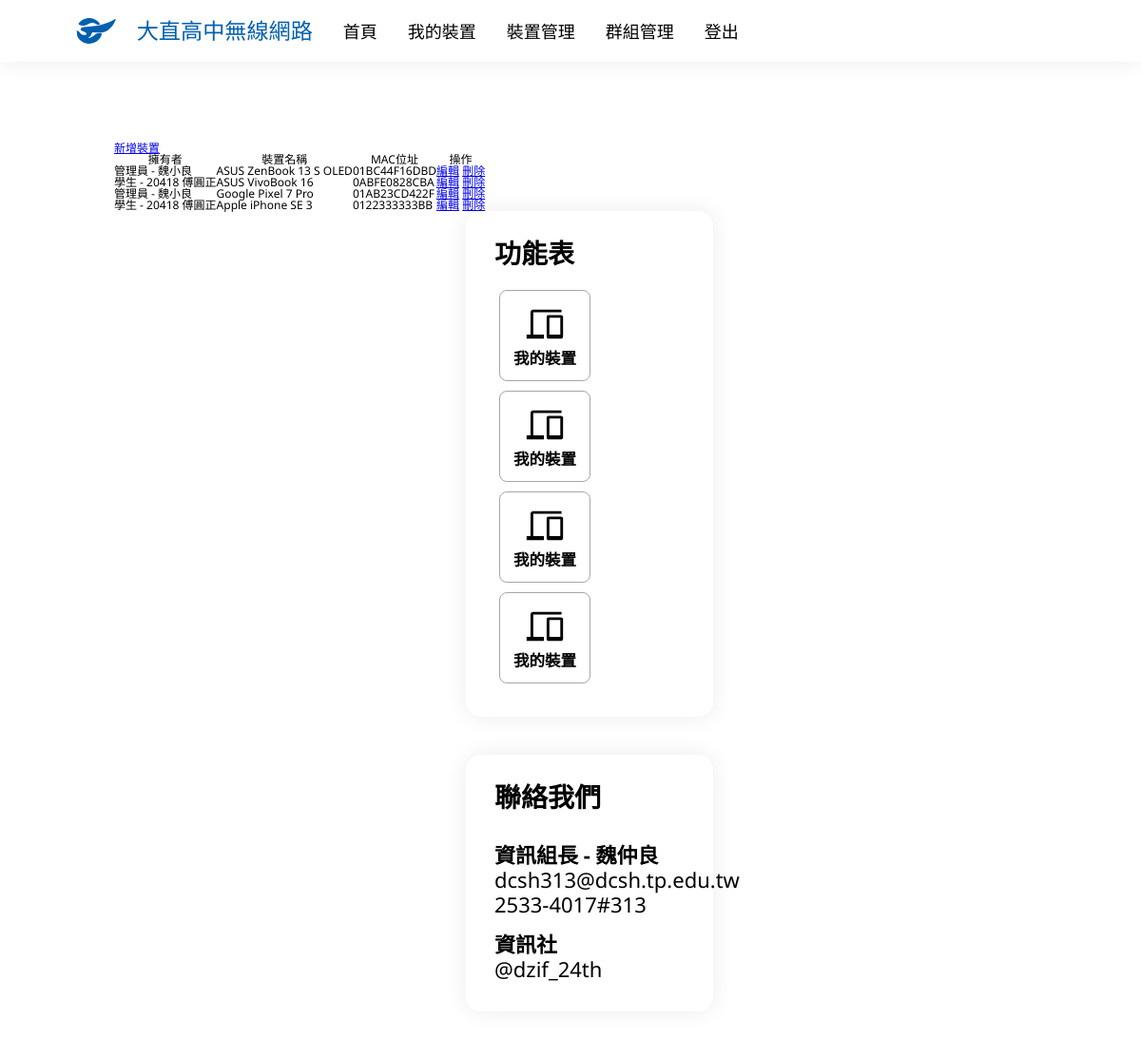
/manage/ (signed in), run on an earlier commit of the app's database.
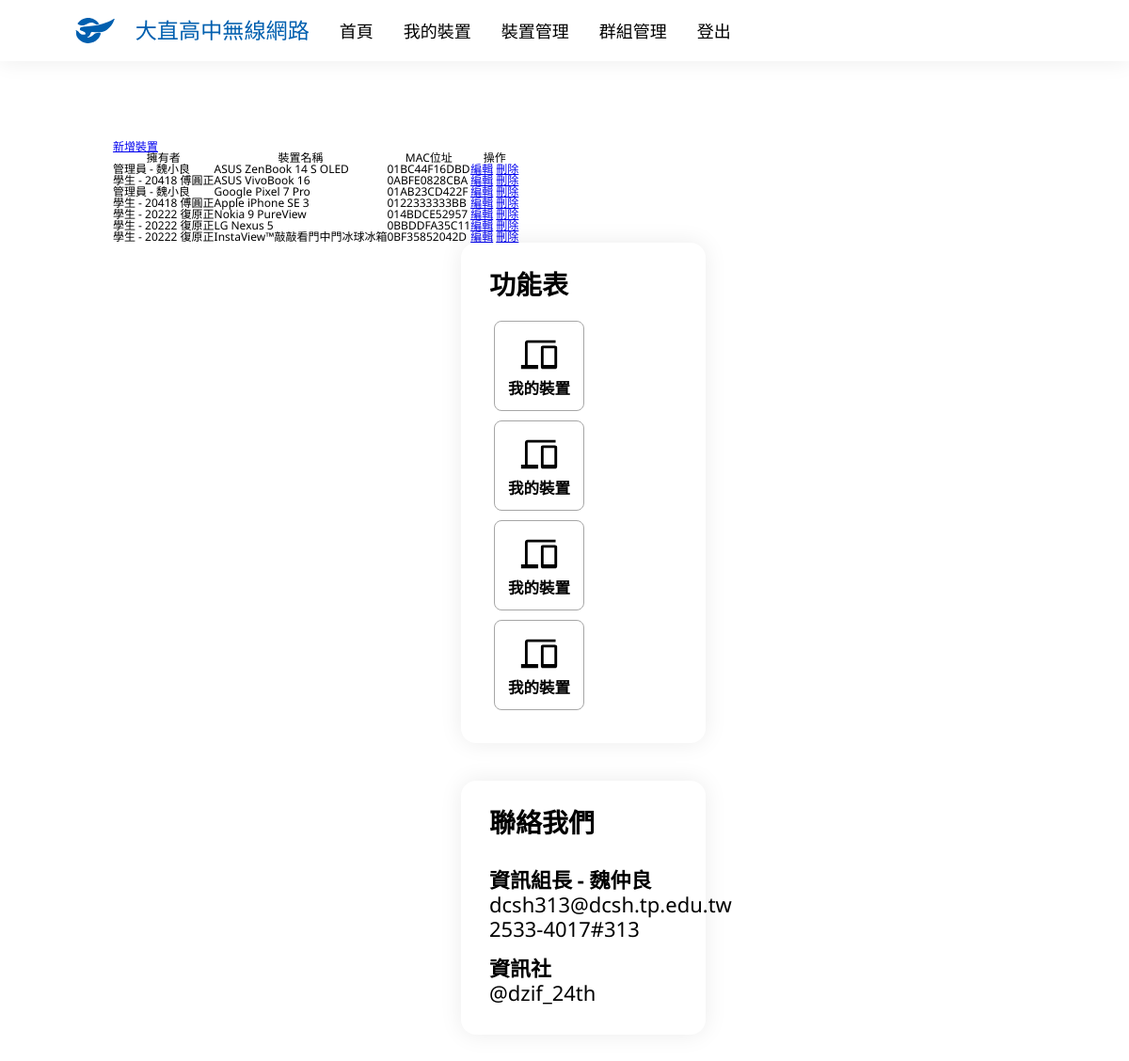
And on a later commit of the database.
### main/models.py (models this page shows, shortened)
class Device(models.Model):
    Name = models.CharField('載具名稱', max_length=100)
    Owner = models.ForeignKey(UserInfo, verbose_name="擁有人", on_delete=models.CASCADE)
    MacAddress = models.CharField('MAC位址', max_length=12)
    Note = models.TextField('備註', blank=True, null=True)

class UserInfo(models.Model):
    UserData = models.OneToOneField(User, verbose_name='身分', on_delete=models.CASCADE)
    USERTYPES = [
        (0, '管理員'),
        (1, '老師'),
        (2, '學生')
    ]
    UserType = models.IntegerField('使用者類別', choices=USERTYPES)
    Name = models.CharField('姓名', max_length=75)
    StuId = models.IntegerField('學號')
    Email = models.EmailField('Email', blank=True, null=True)
    GRADES = [
        (0, '無'),
        (7, '七年級'),
        (8, '八年級'),
        (9, '九年級'),
        (1, '高一'),
        (2, '高二'),
        (3, '高三')
    ]
    Grade = models.IntegerField('年級', choices=GRADES)
    Class = models.IntegerField('班級')
    SeatNumber = models.IntegerField('座號')
    Note = models.TextField('備註', blank=True, null=True)

### main/views.py (the view)
# urls.py: path('manage/', Manage.as_view(), name='manage'),
class Manage(PermissionRequiredMixin, LoginRequiredMixin, ListView):
    model = Device
    permission_required = ['main.can_assess', 'main.admin']
    def get_context_data(self, **kwargs):
        context = super().get_context_data(**kwargs)
        if self.request.user.is_authenticated:
            context['now_user'] = UserInfo.objects.get(UserData=self.request.user)
        else:
            context['now_user'] = ''
        return context
    context_object_name = 'devices'
    template_name = 'manage.html'

### templates/manage.html (shortened to what this page needs)
{% extends 'base.html' %}
{% block body %}
<a href="{% url 'device_create' %}">新增裝置</a>
<table class="manage-table">
  <tr>
    <th>擁有者</th>
    <th>裝置名稱</th>
    <th>MAC位址</th>
    <th>操作</th>
  </tr>
  {% for device in devices %}
  <tr {% cycle 'class="odd"' 'class="even"' %}>
    <td>
      {% if device.Owner.UserType == 2 %}
        學生 - {{ device.Owner.Grade }}{{ device.Owner.Class|stringformat:"02i" }}{{ device.Owner.SeatNumber|stringformat:"02i" }} {{ device.Owner.Name }}
      {% elif device.Owner.UserType == 1 %}
        老師 - {{ device.Owner.Name }}
      {% else %}
        管理員 - {{ device.Owner.Name }}
      {% endif %}
    </td>
    <td>{{ device.Name }}</td>
    <td>{{ device.MacAddress }}</td>
    <td>
      <a class="manage-edit" href="{% url 'device_edit' device.id %}">編輯</a>
      <a class="manage-edit" href="{% url 'device_delete' device.id %}">刪除</a>
    </td>
  </tr>
  {% endfor %}
</table>
{% endblock body %}

What changed in the data, as far as the page shows it:
changed Device "01BC44F16DBD": Name "ASUS ZenBook 13 S OLED" → "ASUS ZenBook 14 S OLED"
added Device: Owner.Grade "2", Owner.Class "02", Owner.SeatNumber "22", Owner.Name "復原正", Name "Nokia 9 PureView", MacAddress "014BDCE52957"
added Device: Owner.Grade "2", Owner.Class "02", Owner.SeatNumber "22", Owner.Name "復原正", Name "LG Nexus 5", MacAddress "0BBDDFA35C11"
added Device: Owner.Grade "2", Owner.Class "02", Owner.SeatNumber "22", Owner.Name "復原正", Name "InstaView™敲敲看門中門冰球冰箱", MacAddress "0BF35852042D"
